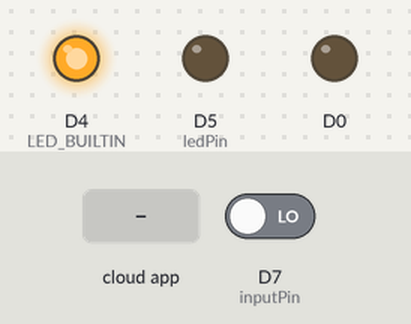
Recording of a sketch running on a simulated ESP8266 (NodeMCU). Parts: output pins drawn as LEDs (lit = HIGH, except the on-board LED, lit = LOW). The inputs (shaded band) are chosen by the test bench; at power-on: D7 (inputPin) LOW. WiFi joins after 1.5 s; servers stay silent unless stated; no MQTT or app messages arrive unless stated; what the sketch prints to the serial monitor is not drawn.

Above: at 1.6 s.
At 3.3 s:
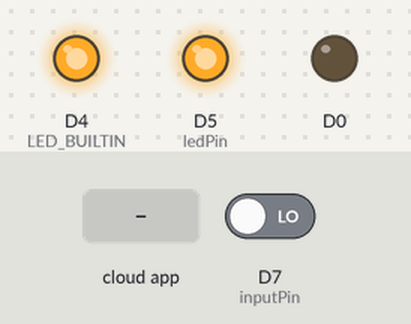
3.4 s: the phone or cloud app sets ad1 to ON
At 4.6 s:
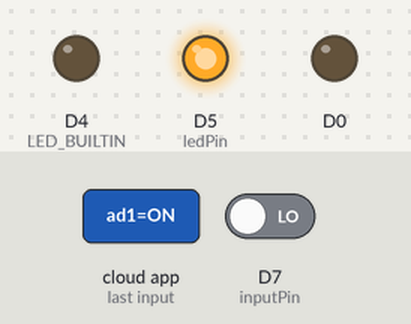
Timing chart, 0 to 6.4 s (numbered marks = the images above; inputs shaded):
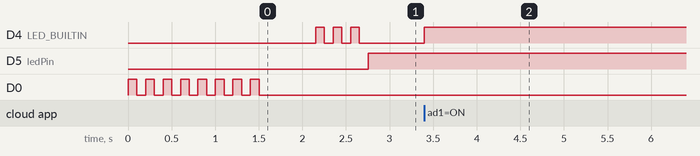

Measured:
- after the input at 3.4 s, D4 (LED_BUILTIN): LOW → HIGH at once
- by itself, D4 (LED_BUILTIN): alternates HIGH for 0.10 s and LOW for 0.10 s, 6 changes in all, then stays LOW

The sketch:

merge.ino
```cpp
#include <ESP8266WiFi.h>
#include "Adafruit_MQTT.h"
#include "Adafruit_MQTT_Client.h"
#define WIFI_SSID "OnePlus 6"
#define WIFI_PASS "asdfghjkl1234"

#define MQTT_SERV "io.adafruit.com"
#define MQTT_PORT 1883
#define MQTT_NAME "adish"
#define MQTT_PASS "a5ce42ec9f8b4f1db76f60f8275070fe"
WiFiClient client;
Adafruit_MQTT_Client mqtt(&client, MQTT_SERV, MQTT_PORT, MQTT_NAME, MQTT_PASS);

Adafruit_MQTT_Subscribe ad1 = Adafruit_MQTT_Subscribe(&mqtt, MQTT_NAME "/f/ad1");
Adafruit_MQTT_Subscribe ad2 = Adafruit_MQTT_Subscribe(&mqtt, MQTT_NAME "/f/ad2");

int ledPin = 14; // choose pin for the LED
int inputPin = 13; // choose input pin (for Infrared sensor)
int val = 0; // variable for reading the pin status

void setup()
{
   pinMode(D0, OUTPUT);
  // pinMode(4, OUTPUT);
  // pinMode(0, OUTPUT);
  // pinMode(2, OUTPUT);
  Serial.begin(9600);

  pinMode(ledPin, OUTPUT); // declare LED as output
  pinMode(inputPin, INPUT); // declare Infrared sensor as input

  //Connect to WiFi
  Serial.print("\n\nConnecting Wifi... ");
  WiFi.begin(WIFI_SSID, WIFI_PASS);
  while (WiFi.status() != WL_CONNECTED)
  {
      Serial.print(".");
              digitalWrite(D0,HIGH);
              delay(100);
              digitalWrite(D0,LOW);
    delay(100);
  }

            //On Successful connection to WiFi
            Serial.println("");
            Serial.println("WiFi successfully connected!");
            delay(500);


  //Subscribe to the onoff topic
  mqtt.subscribe(&ad1);
  mqtt.subscribe(&ad2);
  pinMode(LED_BUILTIN, OUTPUT);
}

void loop()
{
  //Connect/Reconnect to MQTT
  MQTT_connect();

  //Read from our subscription queue until we run out, or
  //wait up to 5 seconds for subscription to update
  Adafruit_MQTT_Subscribe * subscription;
  while ((subscription = mqtt.readSubscription(5000)))
  {
    //If we're in here, a subscription updated...
    if (subscription == &ad1)
    {
      //Print the new value to the serial monitor
      Serial.print("ad1: ");
      Serial.println((char*) ad1.lastread);

      //If the new value is  "ON", turn the light on.
      //Otherwise, turn it off.
      if (!strcmp((char*) ad1.lastread, "ON"))
      {
        //active low logic
        digitalWrite(LED_BUILTIN, HIGH);
      }
      else
      {
        digitalWrite(LED_BUILTIN, LOW);
      }
    }
    if (subscription == &ad2)
    {
      //Print the new value to the serial monitor
      Serial.print("ad2: ");
      Serial.println((char*) ad2.lastread);

      //If the new value is  "ON", turn the light on.
      //Otherwise, turn it off.
      if (!strcmp((char*) ad2.lastread, "ON"))
      {
        //active low logic
        digitalWrite(D0, LOW);
      }
      else
      {
        digitalWrite(D0, HIGH);
      }
    }
  }

  // ping the server to keep the mqtt connection alive<br>
if (!mqtt.ping()){ mqtt.disconnect();}}

  void MQTT_connect()
{
  int8_t ret;
  // Stop if already connected
  if (mqtt.connected())
  {
    return;
  }

  Serial.print("Connecting to MQTT... ");
  uint8_t retries = 3;
  while ((ret = mqtt.connect()) != 0) // connect will return 0 for connected
  {
    Serial.println(mqtt.connectErrorString(ret));
    Serial.println("Retrying MQTT connection in 5 seconds...");
    mqtt.disconnect();
    delay(5000);  // wait 5 seconds
    retries--;
    if (retries == 0)
    {
      // basically die and wait for WDT to reset me
      while (1);
    }
  }
  Serial.println("MQTT Connected!");
                  //LED AT D2 WILL BLINK DENOTING SUCCESSFUL MQTT CONNECTION
                for(int i=0;i<3;i++)
                {
                digitalWrite(2,HIGH);
                delay(100);
                digitalWrite(2,LOW);
                delay(100);
                }

   val = digitalRead(inputPin); // read input value
   if (val == HIGH)
   { // check if the input is HIGH
      digitalWrite(ledPin, LOW); // turn LED OFF
   }
   else
   {
      digitalWrite(ledPin, HIGH); // turn LED ON
   }
}
```
